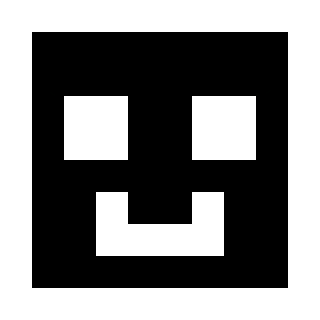

Rendered tile map (Tiled .tmx) drawn with the repository's tilesets; below, a short description and the map source with its tile grids summarised:
An orthogonal 10x10 tile map with 32x32 px tiles, 1 tile layer (navigation).

<map version="1.0" orientation="orthogonal" width="10" height="10" tilewidth="32" tileheight="32">
 <tileset firstgid="1" source="tiles-template.tsx" />
 <layer name="navigation" width="10" height="10">
  <data>[100 cells, 52 non-empty, 3 distinct tile ids]</data>
 </layer>
</map>